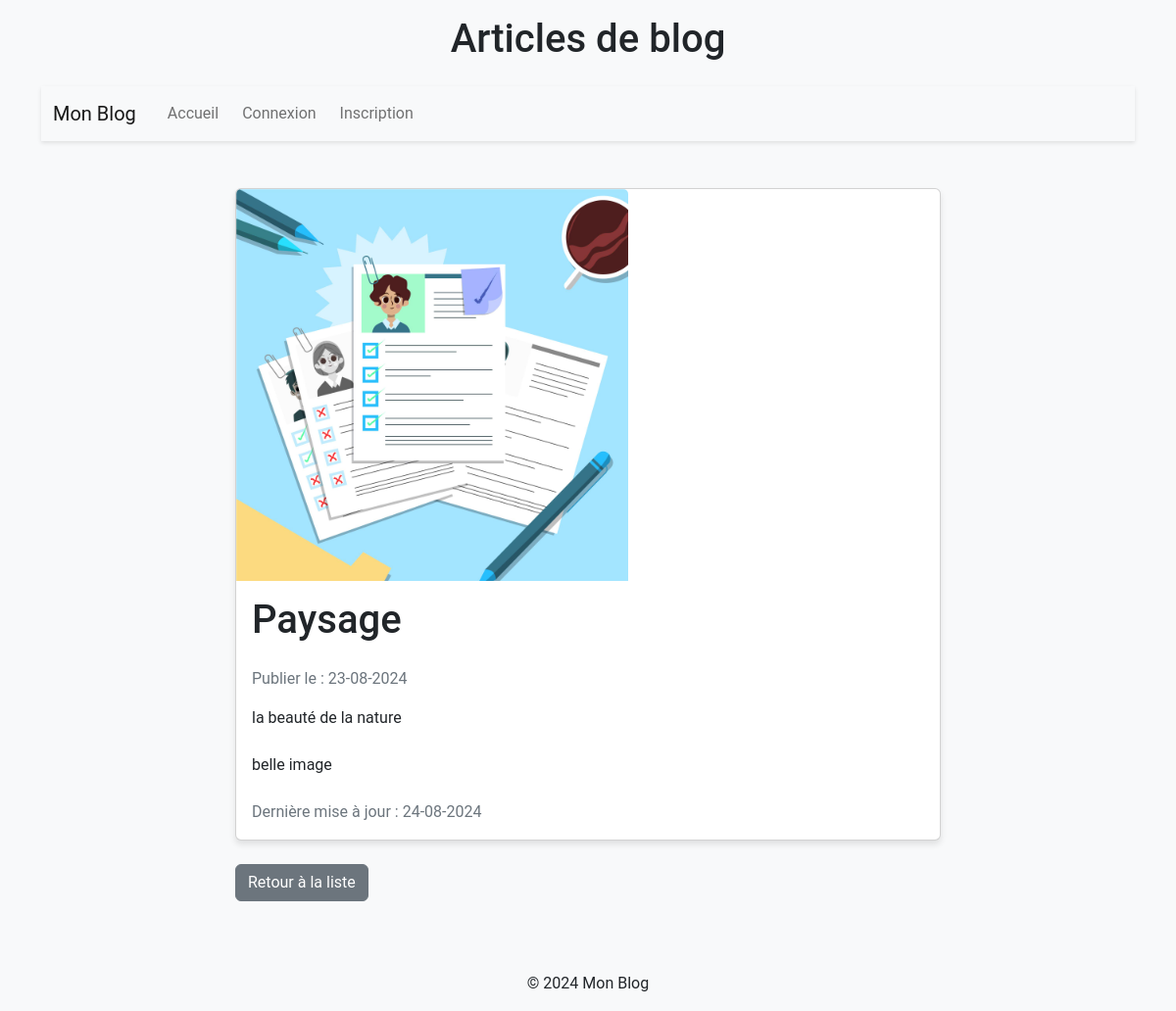
The app's page /article/4/ with its own data.
### blog/models.py (models this page shows, shortened)
class Article(models.Model):
    title = models.CharField(max_length=200)
    image = models.ImageField(upload_to='blog_image')
    description = models.TextField()
    content = models.TextField()
    dete_created = models.DateTimeField(auto_now_add=True)
    date_updated= models.DateTimeField(auto_now=True)
    author = models.ForeignKey(get_user_model(),on_delete=models.CASCADE)

### blog/views.py (the view)
# urls.py: path('article/<int:article_id>/', views.detail_article, name='detail_article'),
def detail_article(request,article_id):
    article = get_object_or_404(Article,pk =article_id)
    return render(request,'blog/detail_article.html',{'article':article})

### blog/templates/blog/detail_article.html (shortened to what this page needs)
{% extends 'base.html' %}
{% block content %}
<div class="container my-5">
    <div class="row justify-content-center">
        <div class="col-md-8">
            <div class="card mb-4">
                {% if article.image %}
                    <img src="{{ article.image.url }}" style="width: 400px;" class="card-img-top img-fluid" alt="{{ article.title }}">
                {% endif %}
                <div class="card-body">
                    <h1 class="card-title mb-4">{{ article.title }}</h1>
                    <p class="card-text text-muted mb-3">
                        Publier le : {{ article.dete_created|date:'d-m-Y' }}
                    </p>
                    <p class="card-text mb-4">{{ article.description }}</p>
                    <div class="card-text mb-4">{{ article.content|linebreaks }}</div>
                    <p class="card-text text-muted">
                        Dernière mise à jour : {{ article.date_updated|date:'d-m-Y' }}
                    </p>
                </div>
            </div>
            <div class="d-flex justify-content-between mb-4">
                <a href="{% url 'list_article' %}" class="btn btn-secondary">Retour à la liste</a>
            </div>
        </div>
    </div>
</div>
{% endblock %}

### blog/static/css/styles.css (style rules this page uses)
body { background-color: #f8f9fa; font-family: 'Roboto', sans-serif; }
.card { box-shadow: 0 4px 6px rgba(0,0,0,.1); transition: all 0.3s ease; }

### records on screen
Article: image (picture), title "Paysage", dete_created "23-08-2024", description "la beauté de la nature", content "belle image", date_updated "24-08-2024"
